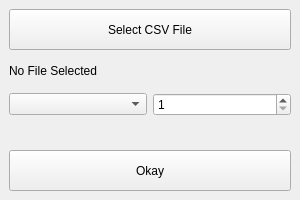
<?xml version="1.0" encoding="UTF-8"?>
<ui version="4.0">
 <class>MainWindow</class>
 <widget class="QMainWindow" name="MainWindow">
  <property name="geometry">
   <rect>
    <x>0</x>
    <y>0</y>
    <width>300</width>
    <height>200</height>
   </rect>
  </property>
  <property name="windowTitle">
   <string>Olfactory Controller</string>
  </property>
  <widget class="QWidget" name="central_widget">
   <layout class="QVBoxLayout" name="verticalLayout">
    <item>
     <widget class="QPushButton" name="select_csv_button">
      <property name="minimumSize">
       <size>
        <width>0</width>
        <height>41</height>
       </size>
      </property>
      <property name="focusPolicy">
       <enum>Qt::NoFocus</enum>
      </property>
      <property name="text">
       <string>Select CSV File</string>
      </property>
     </widget>
    </item>
    <item>
     <widget class="QLabel" name="csv_path_label">
      <property name="minimumSize">
       <size>
        <width>0</width>
        <height>31</height>
       </size>
      </property>
      <property name="focusPolicy">
       <enum>Qt::WheelFocus</enum>
      </property>
      <property name="text">
       <string>No File Selected</string>
      </property>
      <property name="wordWrap">
       <bool>true</bool>
      </property>
     </widget>
    </item>
    <item>
     <layout class="QHBoxLayout" name="run_type_horiz">
      <item>
       <widget class="QComboBox" name="run_type_combo">
        <property name="focusPolicy">
         <enum>Qt::NoFocus</enum>
        </property>
       </widget>
      </item>
      <item>
       <widget class="QSpinBox" name="iterations_spin">
        <property name="focusPolicy">
         <enum>Qt::NoFocus</enum>
        </property>
        <property name="styleSheet">
         <string notr="true"/>
        </property>
        <property name="minimum">
         <number>1</number>
        </property>
        <property name="maximum">
         <number>999</number>
        </property>
       </widget>
      </item>
     </layout>
    </item>
    <item>
     <spacer name="vert_spacer">
      <property name="orientation">
       <enum>Qt::Vertical</enum>
      </property>
      <property name="sizeHint" stdset="0">
       <size>
        <width>20</width>
        <height>40</height>
       </size>
      </property>
     </spacer>
    </item>
    <item>
     <widget class="QPushButton" name="okay_button">
      <property name="minimumSize">
       <size>
        <width>0</width>
        <height>41</height>
       </size>
      </property>
      <property name="focusPolicy">
       <enum>Qt::NoFocus</enum>
      </property>
      <property name="text">
       <string>Okay</string>
      </property>
     </widget>
    </item>
   </layout>
  </widget>
 </widget>
 <resources/>
 <connections/>
</ui>
